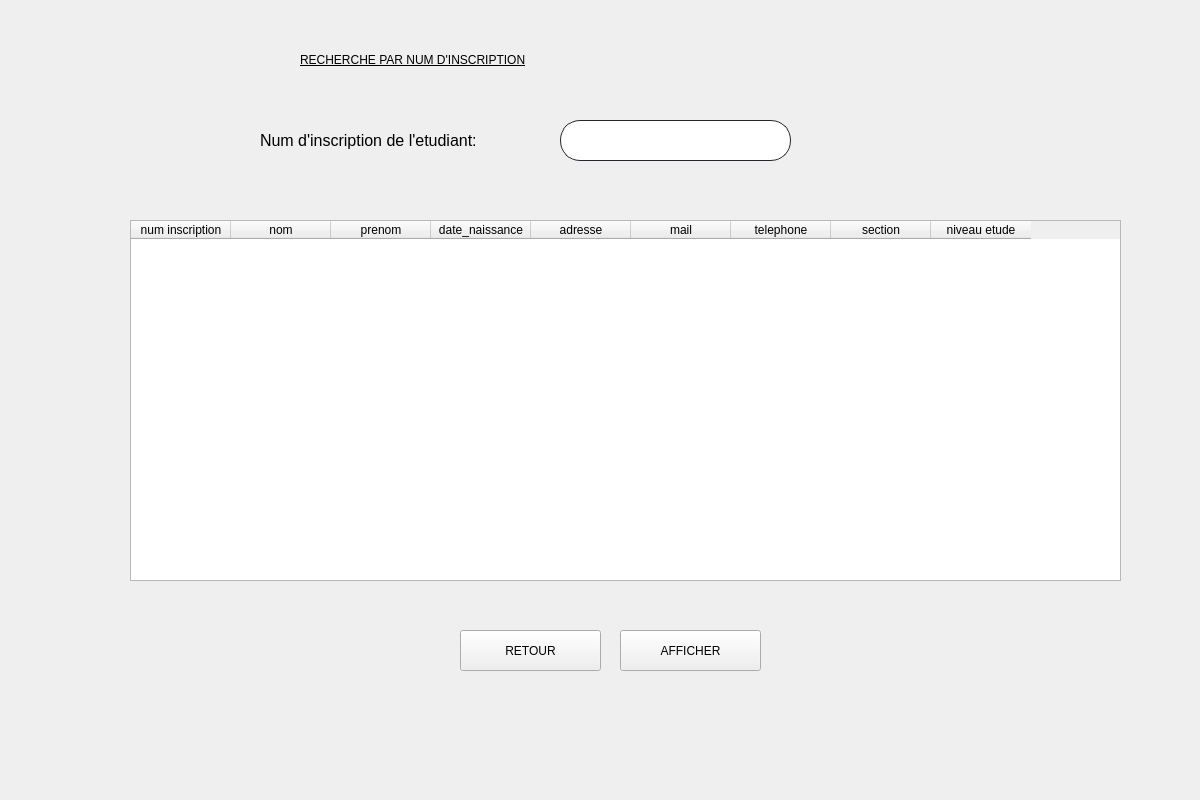
<?xml version="1.0" encoding="UTF-8"?>
<ui version="4.0">
 <class>Form</class>
 <widget class="QWidget" name="Form">
  <property name="geometry">
   <rect>
    <x>0</x>
    <y>0</y>
    <width>1200</width>
    <height>800</height>
   </rect>
  </property>
  <property name="windowTitle">
   <string>Form</string>
  </property>
  <widget class="QLineEdit" name="num_inscription">
   <property name="geometry">
    <rect>
     <x>560</x>
     <y>120</y>
     <width>231</width>
     <height>41</height>
    </rect>
   </property>
   <property name="styleSheet">
    <string notr="true">QLineEdit {
border: 1px solid rgb(37,39,48);
border-radius: 20px;
padding-left:20px;
padding-right:20px;
}
QLineEdit:hover{
	border: 2px solid rgb(222, 221, 218)
}
QLineEdit:focus{
	border: 2px solid rgb(154, 208, 236)
}</string>
   </property>
  </widget>
  <widget class="QLabel" name="num_inscription4">
   <property name="geometry">
    <rect>
     <x>260</x>
     <y>100</y>
     <width>281</width>
     <height>81</height>
    </rect>
   </property>
   <property name="styleSheet">
    <string notr="true"/>
   </property>
   <property name="text">
    <string>&lt;html&gt;&lt;head/&gt;&lt;body&gt;&lt;p&gt;&lt;span style=&quot; font-size:12pt; color:#000000;&quot;&gt;Num d'inscription de l'etudiant:&lt;/span&gt;&lt;/p&gt;&lt;/body&gt;&lt;/html&gt;</string>
   </property>
  </widget>
  <widget class="QPushButton" name="afficher">
   <property name="geometry">
    <rect>
     <x>620</x>
     <y>630</y>
     <width>141</width>
     <height>41</height>
    </rect>
   </property>
   <property name="styleSheet">
    <string notr="true">font: 12pt &quot;MS Shell Dlg 2&quot;;</string>
   </property>
   <property name="text">
    <string>AFFICHER</string>
   </property>
  </widget>
  <widget class="QLabel" name="label">
   <property name="geometry">
    <rect>
     <x>300</x>
     <y>20</y>
     <width>551</width>
     <height>81</height>
    </rect>
   </property>
   <property name="styleSheet">
    <string notr="true">font: 63 18pt &quot;Open Sans Semibold&quot;;</string>
   </property>
   <property name="text">
    <string>&lt;html&gt;&lt;head/&gt;&lt;body&gt;&lt;p&gt;&lt;span style=&quot; text-decoration: underline; color:#000000;&quot;&gt;RECHERCHE PAR NUM D'INSCRIPTION&lt;/span&gt;&lt;/p&gt;&lt;/body&gt;&lt;/html&gt;</string>
   </property>
  </widget>
  <widget class="QPushButton" name="ok">
   <property name="geometry">
    <rect>
     <x>460</x>
     <y>630</y>
     <width>141</width>
     <height>41</height>
    </rect>
   </property>
   <property name="styleSheet">
    <string notr="true">font: 12pt &quot;MS Shell Dlg 2&quot;;</string>
   </property>
   <property name="text">
    <string>RETOUR</string>
   </property>
  </widget>
  <widget class="QLabel" name="num">
   <property name="geometry">
    <rect>
     <x>570</x>
     <y>170</y>
     <width>221</width>
     <height>21</height>
    </rect>
   </property>
   <property name="text">
    <string/>
   </property>
  </widget>
  <widget class="QTableWidget" name="tableWidget">
   <property name="geometry">
    <rect>
     <x>130</x>
     <y>220</y>
     <width>991</width>
     <height>361</height>
    </rect>
   </property>
   <column>
    <property name="text">
     <string>num inscription</string>
    </property>
   </column>
   <column>
    <property name="text">
     <string>nom</string>
    </property>
   </column>
   <column>
    <property name="text">
     <string>prenom</string>
    </property>
   </column>
   <column>
    <property name="text">
     <string>date_naissance</string>
    </property>
   </column>
   <column>
    <property name="text">
     <string>adresse</string>
    </property>
   </column>
   <column>
    <property name="text">
     <string>mail</string>
    </property>
   </column>
   <column>
    <property name="text">
     <string>telephone</string>
    </property>
   </column>
   <column>
    <property name="text">
     <string>section</string>
    </property>
   </column>
   <column>
    <property name="text">
     <string>niveau etude</string>
    </property>
   </column>
  </widget>
  <widget class="QLabel" name="label_3">
   <property name="geometry">
    <rect>
     <x>-230</x>
     <y>-20</y>
     <width>1441</width>
     <height>881</height>
    </rect>
   </property>
   <property name="text">
    <string/>
   </property>
   <property name="pixmap">
    <pixmap>n1mtIpU.jpg</pixmap>
   </property>
   <property name="scaledContents">
    <bool>true</bool>
   </property>
  </widget>
  <widget class="QLabel" name="label_10">
   <property name="geometry">
    <rect>
     <x>1060</x>
     <y>20</y>
     <width>131</width>
     <height>141</height>
    </rect>
   </property>
   <property name="text">
    <string/>
   </property>
   <property name="pixmap">
    <pixmap>output-onlinepngtools.png</pixmap>
   </property>
   <property name="scaledContents">
    <bool>true</bool>
   </property>
  </widget>
  <zorder>label_3</zorder>
  <zorder>num_inscription</zorder>
  <zorder>num_inscription4</zorder>
  <zorder>afficher</zorder>
  <zorder>label</zorder>
  <zorder>ok</zorder>
  <zorder>num</zorder>
  <zorder>tableWidget</zorder>
  <zorder>label_10</zorder>
 </widget>
 <resources/>
 <connections/>
</ui>
